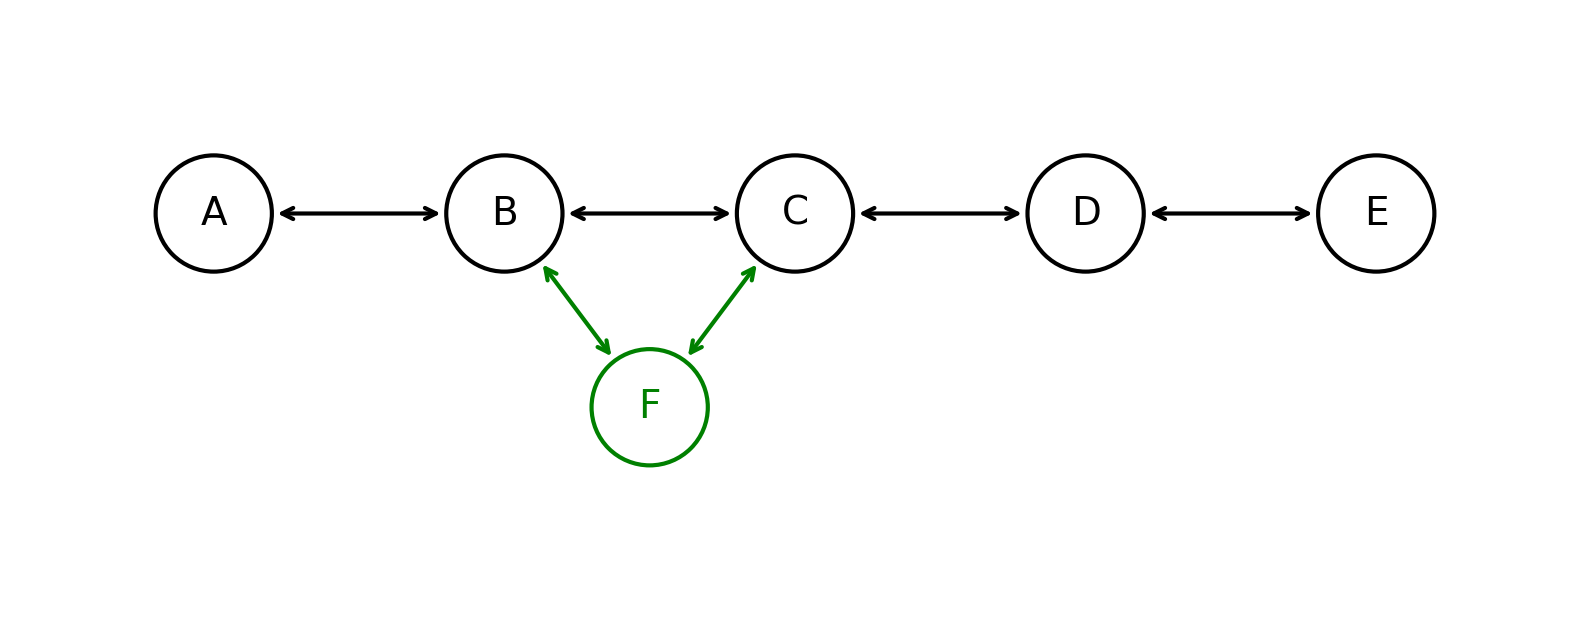

This figure's Python source:
import matplotlib.pyplot as plt
import numpy as np

# Node labels and coordinates for 5-element doubly linked list
nodes = ["A", "B", "C", "D", "E"]
n = len(nodes)
spacing = 1.5
x_positions = np.arange(n) * spacing - spacing * (n - 1) / 2
y_pos = 0
radius = 0.3

# Create coordinate mapping for original nodes
coords = {label: (x_positions[i], y_pos) for i, label in enumerate(nodes)}

# Compute new green vertex F between B and C
xB, yB = coords["B"]
xC, yC = coords["C"]
coords["F"] = ((xB + xC) / 2, y_pos - 1.0)

# Plot setup
fig, ax = plt.subplots(figsize=(10, 4))
ax.set_aspect("equal")
ax.axis("off")
ax.set_xlim(x_positions.min() - 1, x_positions.max() + 1)
ax.set_ylim(-2, 1)

# Draw original black circles and labels
for label in nodes:
    x, y = coords[label]
    circle = plt.Circle((x, y), radius, fill=False, linewidth=1.5, edgecolor="black")
    ax.add_patch(circle)
    ax.text(x, y, label, ha="center", va="center", fontsize=14, color="black")

# Draw black bidirectional arrows between original nodes
for i in range(n - 1):
    start_label = nodes[i]
    end_label = nodes[i + 1]
    x0, y0 = coords[start_label]
    x1, y1 = coords[end_label]
    dx, dy = x1 - x0, y1 - y0
    dist = np.hypot(dx, dy)
    ux, uy = dx / dist, dy / dist
    start_pt = (x0 + ux * radius, y0 + uy * radius)
    end_pt = (x1 - ux * radius, y1 - uy * radius)
    ax.annotate(
        "",
        xy=end_pt,
        xytext=start_pt,
        arrowprops=dict(arrowstyle="<->", color="black", linewidth=1.5),
    )

# Draw new green vertex F
xF, yF = coords["F"]
circle_F = plt.Circle((xF, yF), radius, fill=False, linewidth=1.5, edgecolor="green")
ax.add_patch(circle_F)
ax.text(xF, yF, "F", ha="center", va="center", fontsize=14, color="green")

# Draw green bidirectional arrows for B<->F and F<->C
for pair in [("B", "F"), ("F", "C")]:
    x0, y0 = coords[pair[0]]
    x1, y1 = coords[pair[1]]
    dx, dy = x1 - x0, y1 - y0
    dist = np.hypot(dx, dy)
    ux, uy = dx / dist, dy / dist
    start_pt = (x0 + ux * radius, y0 + uy * radius)
    end_pt = (x1 - ux * radius, y1 - uy * radius)
    ax.annotate(
        "",
        xy=end_pt,
        xytext=start_pt,
        arrowprops=dict(arrowstyle="<->", color="green", linewidth=1.5),
    )

plt.show()
